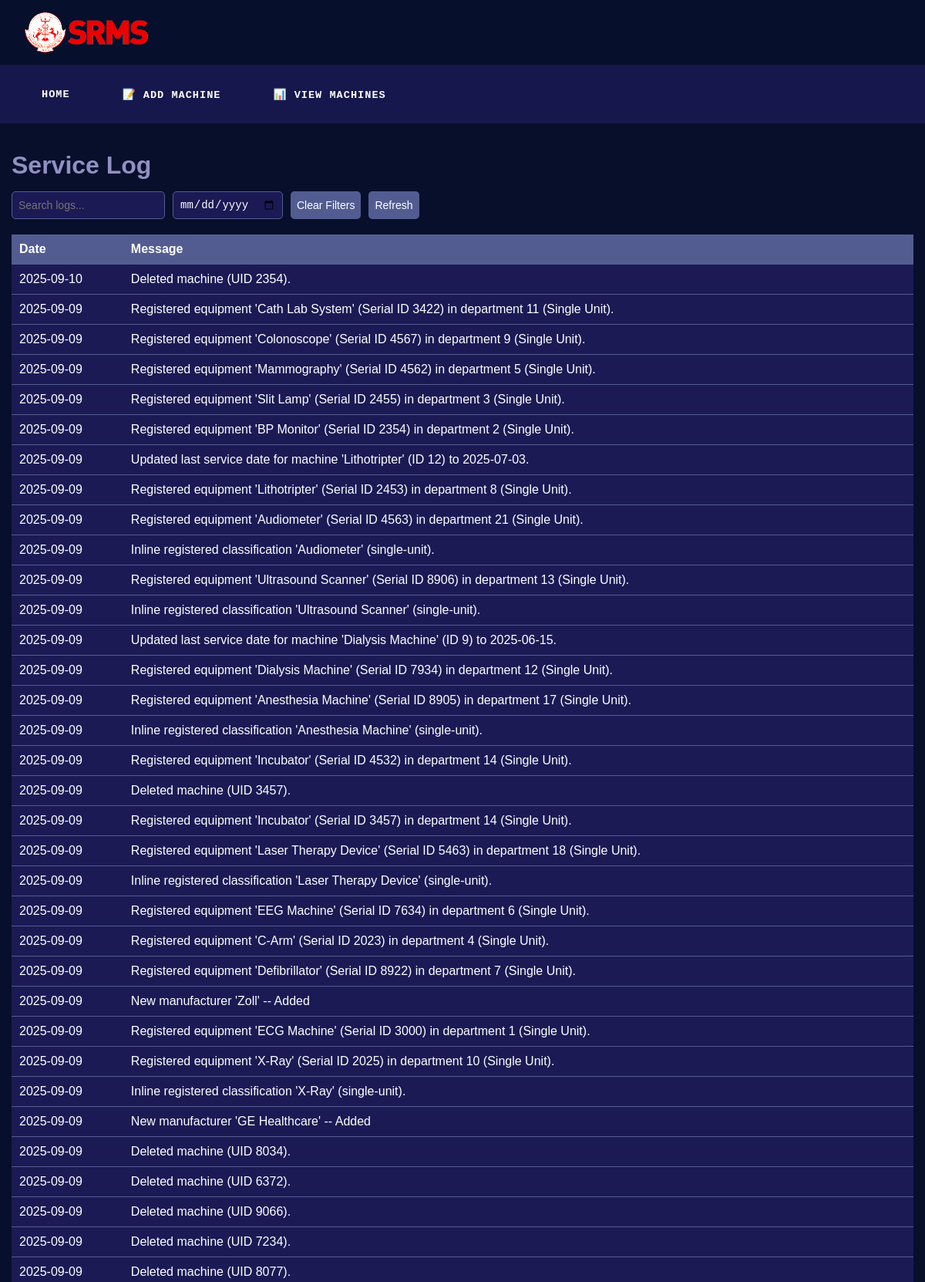
Page /logs (upper part) on the committed database.
### app.py (models this page shows)
class Slog(db.Model):
    __tablename__ = 'slog'
    sno = db.Column(db.Integer, primary_key=True)
    date = db.Column(db.Date, default=date.today)
    msg = db.Column(db.String(1000))

### app.py (the view)
@app.route('/logs')
def logs_page():
    logs = Slog.query.order_by(Slog.date.desc(), Slog.sno.desc()).all()
    return render_template("logs.html", logs=logs)

### inventory/templates/logs.html (shortened to what this page needs)
<!DOCTYPE html>
<html lang="en">
<head>
</head>
<body>
    <header>
        <div class="header-left">
            <img src="static/download.png" alt="SRMS Logo" />
        </div>
    </header>
    <nav>
        <a href="/">Home</a>
        <a href="/add">📝 Add Machine</a>
        <a href="/view">📊 View Machines</a>
    </nav>
<div class="bodyy">
    <h1>Service Log</h1>
<div class="controls">
    <input type="text" id="search" placeholder="Search logs..." oninput="filterLogs()">
    <input type="date" id="dateFilter" onchange="filterLogs()">
    <button onclick="clearFilters()">Clear Filters</button>
    <button onclick="location.reload()">Refresh</button>
</div>
<table id="logTable">
    <thead>
        <tr>
            <th>Date</th>
            <th>Message</th>
        </tr>
    </thead>
    <tbody>
        {% for log in logs %}
        <tr>
            <td>{{ log.date }}</td>
            <td>{{ log.msg }}</td>
        </tr>
        {% endfor %}
    </tbody>
</table>
</div>
</body>
</html>

### inventory/templates/logs.html (style rules this page uses)
body { font-family: Arial, sans-serif; margin: 0; background: #070F2B; color: #fff; }
h1 { color: #9290C3; margin-bottom: 15px; }
.controls { display: flex; gap: 10px; margin-bottom: 20px; flex-wrap: wrap; }
input, button { padding: 8px; font-size: 14px; border: 1px solid #535C91; border-radius: 5px; }
input { background: #1B1A55; color: #fff; }
button { background: #535C91; color: white; cursor: pointer; border: none; }
table { width: 100%; border-collapse: collapse; background: #1B1A55; color: #fff; }
th, td { padding: 10px; border-bottom: 1px solid #535C91; text-align: left; }
th { background: #535C91; color: #fff; }
nav { background: rgba(27, 26, 85, 0.8); backdrop-filter: var(--backdrop-blur); display: flex; align-items: center; padding: 8px 32px; gap: 24px; box-shadow: 0 4px 20px var(--shadow); border-bottom: 1px solid var(--glass-border); min-height: 56px; }
nav a { color: var(--text-primary); font-weight: 600; padding: 8px 20px; border-radius: var(--border-radius); transition: var(--transition); user-select: none; display: flex; align-items: center; height: 40px; border: 2px solid transparent; font-family: 'JetBrains Mono', monospace; text-transform: uppercase; letter-spacing: 1px; font-size: 0.85rem; position: relative; overflow: hidden; background: var(--glass-bg); backdrop-filter: var(--backdrop-blur); text-decoration: none; }
header { display: flex; align-items: center; justify-content: space-between; background: rgba(7, 15, 43, 0.8); backdrop-filter: var(--backdrop-blur); color: var(--text-primary); padding: 16px 32px; box-shadow: 0 8px 32px var(--shadow-heavy); position: sticky; top: 0; z-index: 100; border-bottom: 2px solid var(--glass-border); }
.header-left { display: flex; align-items: center; gap: 20px; }
header img { height: 52px; filter: brightness(1.2) contrast(1.3); border-radius: var(--border-radius); border: 2px solid var(--glass-border); overflow-clip-margin: content-box; overflow: clip; }
.bodyy { padding: 15px; }

### rows in the picture
Slog: date "2025-09-10", msg "Deleted machine (UID 2354)."
Slog: date "2025-09-09", msg "Registered equipment 'Cath Lab System' (Serial ID 3422) in department 11 (Single Unit)."
Slog: date "2025-09-09", msg "Registered equipment 'Colonoscope' (Serial ID 4567) in department 9 (Single Unit)."
Slog: date "2025-09-09", msg "Registered equipment 'Mammography' (Serial ID 4562) in department 5 (Single Unit)."
Slog: date "2025-09-09", msg "Registered equipment 'Slit Lamp' (Serial ID 2455) in department 3 (Single Unit)."
Slog: date "2025-09-09", msg "Registered equipment 'BP Monitor' (Serial ID 2354) in department 2 (Single Unit)."
Slog: date "2025-09-09", msg "Updated last service date for machine 'Lithotripter' (ID 12) to 2025-07-03."
Slog: date "2025-09-09", msg "Registered equipment 'Lithotripter' (Serial ID 2453) in department 8 (Single Unit)."
Slog: date "2025-09-09", msg "Registered equipment 'Audiometer' (Serial ID 4563) in department 21 (Single Unit)."
Slog: date "2025-09-09", msg "Inline registered classification 'Audiometer' (single-unit)."
Slog: date "2025-09-09", msg "Registered equipment 'Ultrasound Scanner' (Serial ID 8906) in department 13 (Single Unit)."
Slog: date "2025-09-09", msg "Inline registered classification 'Ultrasound Scanner' (single-unit)."
Slog: date "2025-09-09", msg "Updated last service date for machine 'Dialysis Machine' (ID 9) to 2025-06-15."
Slog: date "2025-09-09", msg "Registered equipment 'Dialysis Machine' (Serial ID 7934) in department 12 (Single Unit)."
Slog: date "2025-09-09", msg "Registered equipment 'Anesthesia Machine' (Serial ID 8905) in department 17 (Single Unit)."
Slog: date "2025-09-09", msg "Inline registered classification 'Anesthesia Machine' (single-unit)."
Slog: date "2025-09-09", msg "Registered equipment 'Incubator' (Serial ID 4532) in department 14 (Single Unit)."
Slog: date "2025-09-09", msg "Deleted machine (UID 3457)."
Slog: date "2025-09-09", msg "Registered equipment 'Incubator' (Serial ID 3457) in department 14 (Single Unit)."
Slog: date "2025-09-09", msg "Registered equipment 'Laser Therapy Device' (Serial ID 5463) in department 18 (Single Unit)."
Slog: date "2025-09-09", msg "Inline registered classification 'Laser Therapy Device' (single-unit)."
Slog: date "2025-09-09", msg "Registered equipment 'EEG Machine' (Serial ID 7634) in department 6 (Single Unit)."
Slog: date "2025-09-09", msg "Registered equipment 'C-Arm' (Serial ID 2023) in department 4 (Single Unit)."
Slog: date "2025-09-09", msg "Registered equipment 'Defibrillator' (Serial ID 8922) in department 7 (Single Unit)."
Slog: date "2025-09-09", msg "New manufacturer 'Zoll' -- Added"
Slog: date "2025-09-09", msg "Registered equipment 'ECG Machine' (Serial ID 3000) in department 1 (Single Unit)."
Slog: date "2025-09-09", msg "Registered equipment 'X-Ray' (Serial ID 2025) in department 10 (Single Unit)."
Slog: date "2025-09-09", msg "Inline registered classification 'X-Ray' (single-unit)."
Slog: date "2025-09-09", msg "New manufacturer 'GE Healthcare' -- Added"
Slog: date "2025-09-09", msg "Deleted machine (UID 8034)."
Slog: date "2025-09-09", msg "Deleted machine (UID 6372)."
Slog: date "2025-09-09", msg "Deleted machine (UID 9066)."
Slog: date "2025-09-09", msg "Deleted machine (UID 7234)."
Slog: date "2025-09-09", msg "Deleted machine (UID 8077)."
